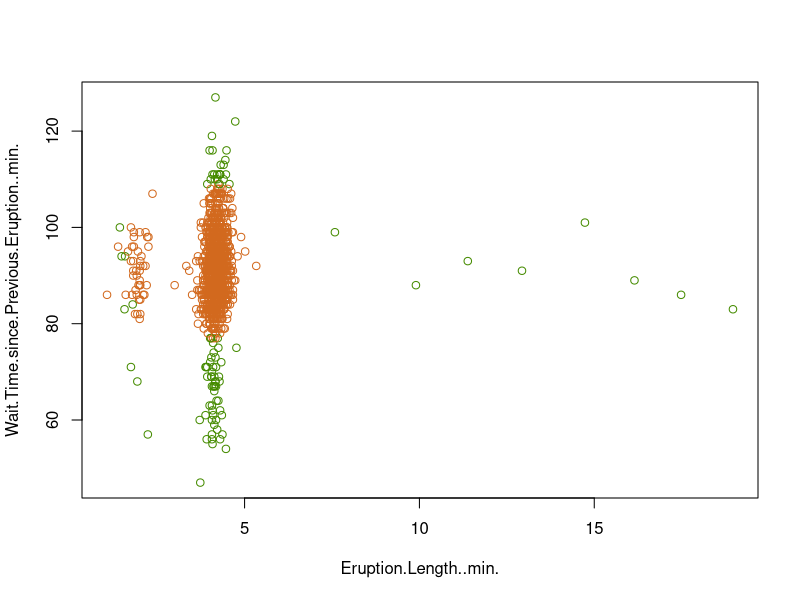
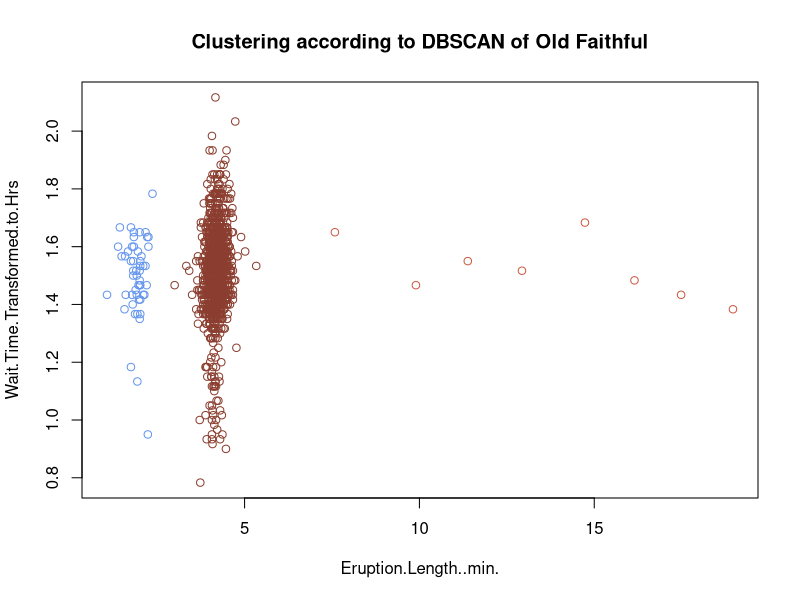
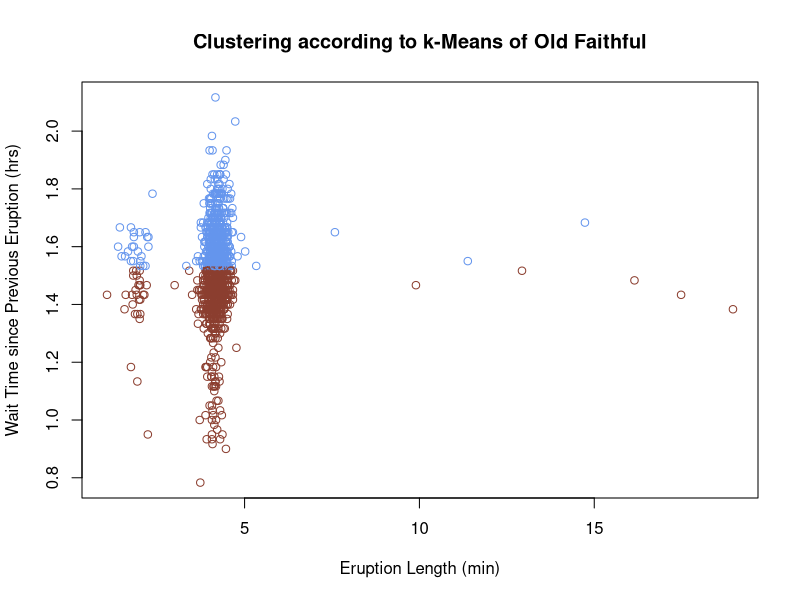
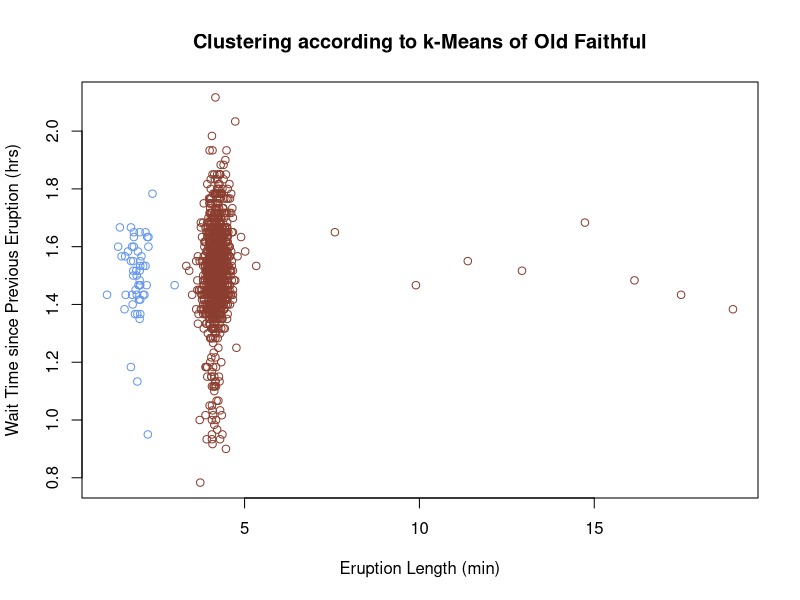

Write the R code that produced these figures, in order.
## Cluster analysis of the new Old Faithful datasets

set.seed(190)

library(dbscan)

oldFaithful <- read.csv("./Data/geyserTime.csv")

dbscanGeyser1 <- dbscan(oldFaithful, eps = 2, minPts = 30) ## We see that due to the major difference between the two dimensions, that it is difficult to get the two parts to cluster separately without excluding many of the points in each.

plot(oldFaithful, col = colours()[dbscanGeyser1$cluster + 51])

## We can do better by transforming the data or weighting the dimensions differently, e.g.

oldFaithful$Wait.Time.Transformed.to.Hrs <- oldFaithful$Wait.Time.since.Previous.Eruption..min./60

## I re-record the old faithful times in hours but you can use alternative transformations since there's nothing less arbitrary about hours vs another unit of time.

dbscanGeyser <- dbscan(cbind(oldFaithful$Eruption.Length..min., oldFaithful$Wait.Time.Transformed.to.Hrs), eps = 0.5)

plot(oldFaithful[ , c(1,3)], col = colours()[dbscanGeyser$cluster+60], main = "Clustering according to DBSCAN of Old Faithful")

## Much better.

kmeansGeyser1 <- kmeans(oldFaithful[ , 1:2], centers = 2)

plot(oldFaithful[ , c(1,3)], col = colours()[kmeansGeyser1$cluster+60], xlab = "Eruption Length (min)", ylab = "Wait Time since Previous Eruption (hrs)", main = "Clustering according to k-Means of Old Faithful")

## k-Means doesn't work so well with the untransformed data either.

kmeansGeyser <- kmeans(oldFaithful[ , c(1,3)], centers = 2)

plot(oldFaithful[ , c(1,3)], col = colours()[kmeansGeyser$cluster+60], xlab = "Eruption Length (min)", ylab = "Wait Time since Previous Eruption (hrs)", main = "Clustering according to k-Means of Old Faithful")

## With the transformed data it does give us what we're looking for.  k-Means has other failings, for instance it classifies all the eruption length outliers as belonging to the nearest group.
